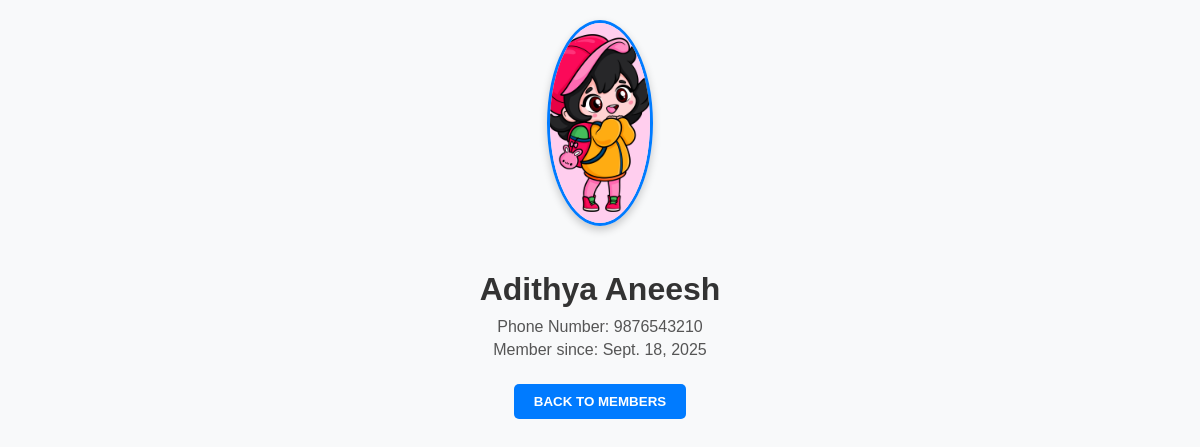
The page /home/details/3 on the database as committed earlier.
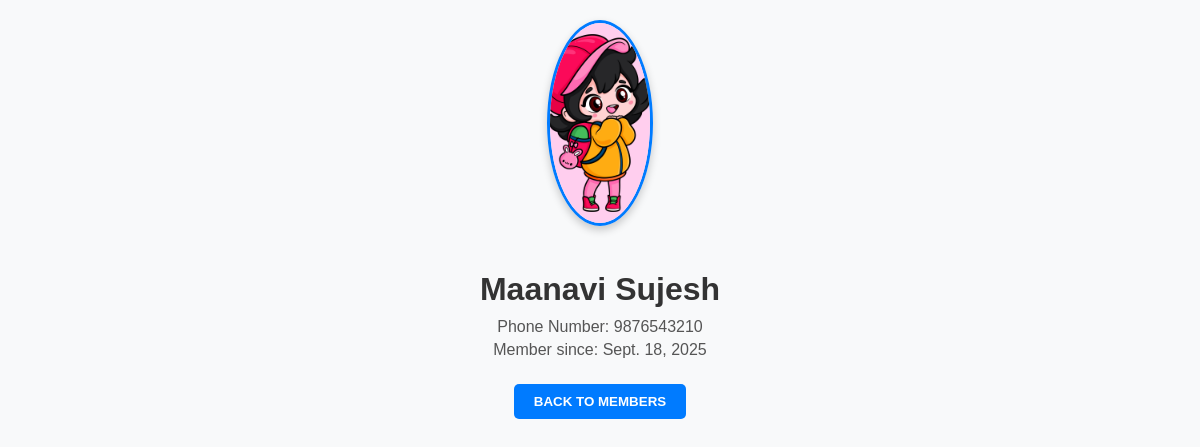
The same page on the database as committed later.
### app/models.py (models this page shows, shortened)
class App(models.Model):
    firstname = models.CharField(max_length=255)
    lastname = models.CharField(max_length=255)
    phone = models.IntegerField(null=True)
    date = models.DateField(auto_now_add=True)

### app/views.py (the view)
# urls.py: path('home/details/<int:id>',views.details, name='details'),
def details(request,id):
    person_details = App.objects.get(id=id)
    return render(request,'details.html',{'person':person_details})

### app/templates/details.html (shortened to what this page needs)
{% extends "master.html" %}
{% load static %}
{% block content %}
<img src="{% static 'images/kawaiigirl.jpg' %}" class="kawai"/>
<h1>{{ person.firstname }} {{ person.lastname }}</h1>
<p>Phone Number: {{ person.phone }}</p>
<p>Member since: {{ person.date }}</p>
<button><a href="/home">BACK TO MEMBERS</a></button>
{% endblock %}

### app/templates/master.html (shortened to what this page needs)
{% load static %}
<!DOCTYPE html>
<html>
<head>
  <link rel="stylesheet" href="{% static 'css/home.css' %}">
</head>
<body>
{% block content %}
{% endblock %}
</body>
</html>

### app/static/css/home.css (style rules this page uses)
body { background-color: lightblue; font-family: verdana; }
.kawai { max-width: 100px; min-height: 100px; }

### app/templates/details.html (style rules this page uses)
body { font-family: Arial, sans-serif; background-color: #f8f9fa; margin: 20px; text-align: center; }
.kawai { width: 200px; height: 200px; border-radius: 50%; object-fit: cover; border: 3px solid #007bff; margin-bottom: 20px; box-shadow: 0 4px 8px rgba(0,0,0,0.2); }
h1 { color: #333; margin-bottom: 10px; }
p { font-size: 16px; color: #555; margin: 5px 0; }
button { margin-top: 20px; padding: 10px 20px; background-color: #007bff; border: none; border-radius: 5px; cursor: pointer; transition: 0.3s; }
button a { text-decoration: none; color: white; font-weight: bold; }

Rows that differ between the two databases and show on the page:
changed App: firstname "Adithya" → "Maanavi"; lastname "Aneesh" → "Sujesh"
